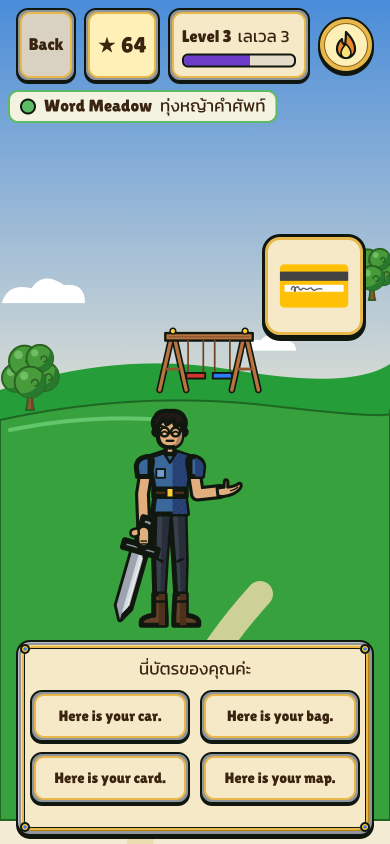
#> input picture decisions/b2b/tg1-now-sw01.png, 780 x 1688 px (shown at 1/2 size)
$ python sheets_b2b.pre-1812.py
#> lines starting #> are read from the running program, lines starting #| are printed output that depends on the picture
# Batch 2b decision sheets (one question each), from the staged v6-08 renders (/workspace/screens-v608, XP Purple) and this folder's mocks.
import textwrap
from PIL import Image, ImageDraw, ImageFont, ImageEnhance
V = '/workspace/screens-v608/png/'
BF = lambda s: ImageFont.truetype('/usr/share/fonts/truetype/dejavu/DejaVuSans-Bold.ttf', s)
RF = lambda s: ImageFont.truetype('/usr/share/fonts/truetype/dejavu/DejaVuSans.ttf', s)
INK, RED, GOLD, BG = '#3A2410', '#7A1E12', '#8A6A10', '#F4ECD8'
def im(p, w=390): i = Image.open(p).convert('RGB'); return i.resize((w, round(i.height * w / i.width)))
# [20 lines left out: functions wrap, sheet, not called in this run]
OUT = []
SRC = 'Built from the staged v6-08 renders (screens-v608, XP Purple) and this folder\'s mocks (mocks_b2b.py); Oct 31, 2026, MDT.'
# --- Pair 1: TG1 (+ D1) ---
def strip(slots, w=390):
#> called with w = 390
    S = Image.new('RGB', (w, 300), '#F6E9C8'); d = ImageDraw.Draw(S); pal = {}
#> after `S = Image.new('RGB', (w, 300), '#F6E9C8')`:
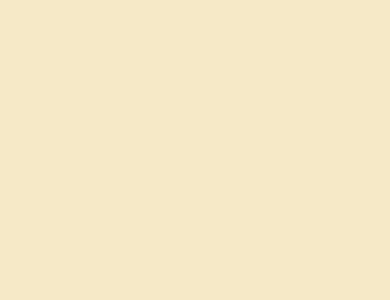
#> S: PIL image 390x300 RGB; mean R, G, B 246, 233, 200
    cols = ['#E8B84A', '#7FB8F5', '#F5A3C7', '#7FD38B', '#B79BFF', '#FFC48A', '#F2B8A0', '#C9CED6', '#E3D06B', '#9AD0C2', '#D7A6E8']
    for r, row in enumerate(slots):
        d.text((8, 10 + r * 56), f'scene {r+1}' if row and row[0] != 'T' else 'cards', fill=INK, font=BF(12))
        for c, s in enumerate(row):
            x, yy = 70 + c * 62, 6 + r * 56
            if s == 'T': d.rounded_rectangle((x, yy, x + 56, yy + 46), 8, fill='#FFFFFF', outline='#10170F', width=2); d.text((x + 8, yy + 15), 'text', fill='#5A4A3A', font=RF(12)); continue
            pal.setdefault(s, cols[len(pal) % len(cols)]); d.rounded_rectangle((x, yy, x + 56, yy + 46), 8, fill=pal[s], outline='#10170F', width=2); d.text((x + 6, yy + 15), s, fill='#10170F', font=BF(12))
#> after the loop, pal = {'01': '#E8B84A', '02': '#7FB8F5', '06': '#F5A3C7', '15': '#7FD38B', '17': '#B79BFF', '18': '#FFC48A', '19': '#F2B8A0', '24': '#C9CED6'}
    return S
A8 = ['01', '02', '06', '15', '17', '18', '19', '24']; B11 = A8 + ['11', '12', '16']
seqA = [A8[i % 8] for i in range(25)]; seqB = [B11[i % 11] for i in range(25)]
stA = strip([seqA[i*5:i*5+5] for i in range(5)]); stC = strip([A8[0:5], A8[5:8] + A8[0:2]] + [['T'] * 5] * 3)
#> after `stA = strip([seqA[i * 5:i * 5 + 5] for i in range(5)])`:
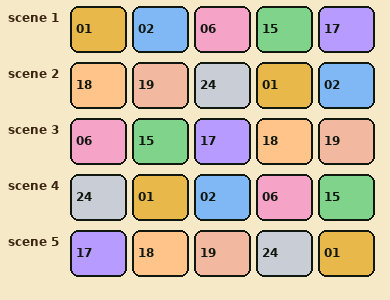
#> stA: PIL image 390x300 RGB; mean R, G, B 203.6, 190.3, 169.7
#> after `stC = strip([A8[0:5], A8[5:8] + A8[0:2]] + [['T'] * 5] * 3)`:
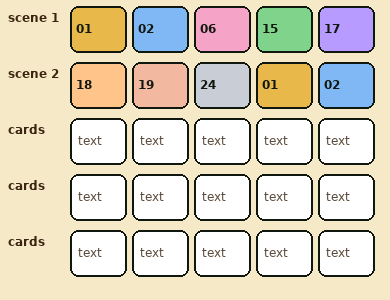
#> stC: PIL image 390x300 RGB; mean R, G, B 217.8, 210.2, 192.9
pA = Image.new('RGB', (390, 844 + 310), BG); pA.paste(im(V + '15-say-it-sight-words.png').crop((0, 0, 390, 844)) if False else im('tg1-now-sw01.png'), (0, 0)); pA.paste(stA, (0, 854))
#> after `pA = Image.new('RGB', (390, 844 + 310), BG)`:
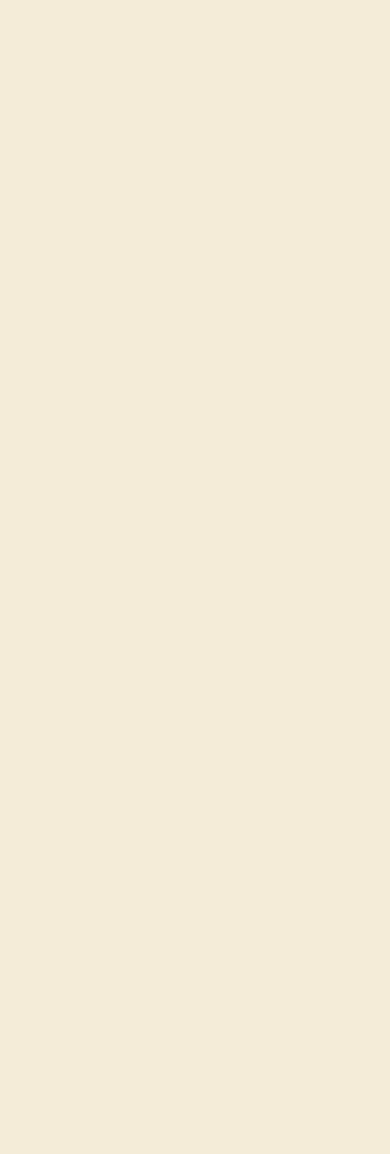
#> pA: PIL image 390x1154 RGB; mean R, G, B 244, 236, 216
#> in im, i is the input picture: PIL image 780x1688 RGB; mean R, G, B 134.6, 172, 139.1
#> in im, `return i.resize((w, round(i.height * w / i.width)))`:
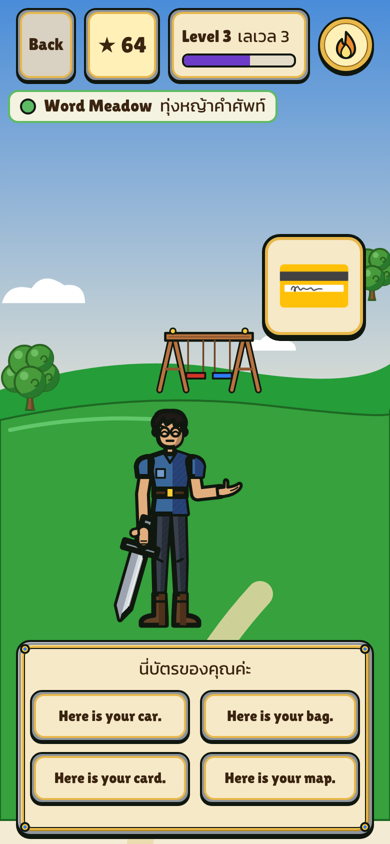
#> returned value: PIL image 390x844 RGB; mean R, G, B 134.7, 172.1, 139.2
#> after `pA.paste(im(V + '15-say-it-sight-words.png').crop((0, 0, 390, 844)) if`:
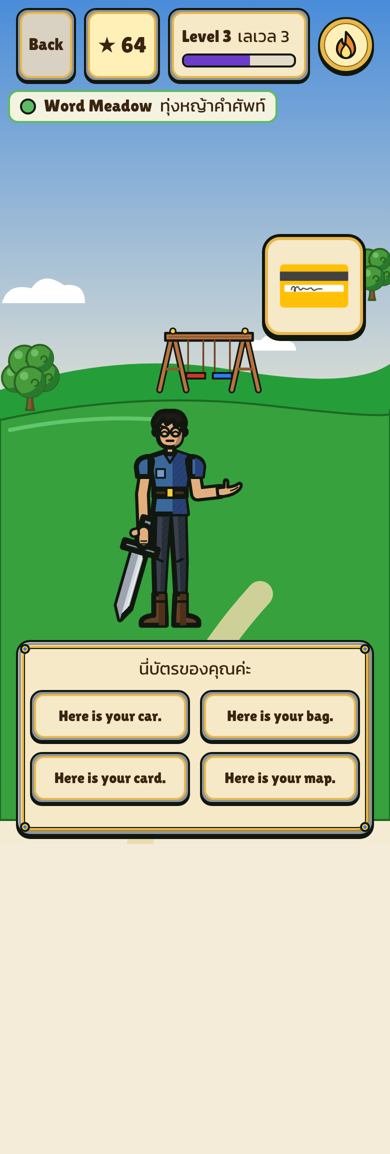
#> pA: PIL image 390x1154 RGB; mean R, G, B 164.1, 189.2, 159.8
#> after `pA.paste(stA, (0, 854))`:
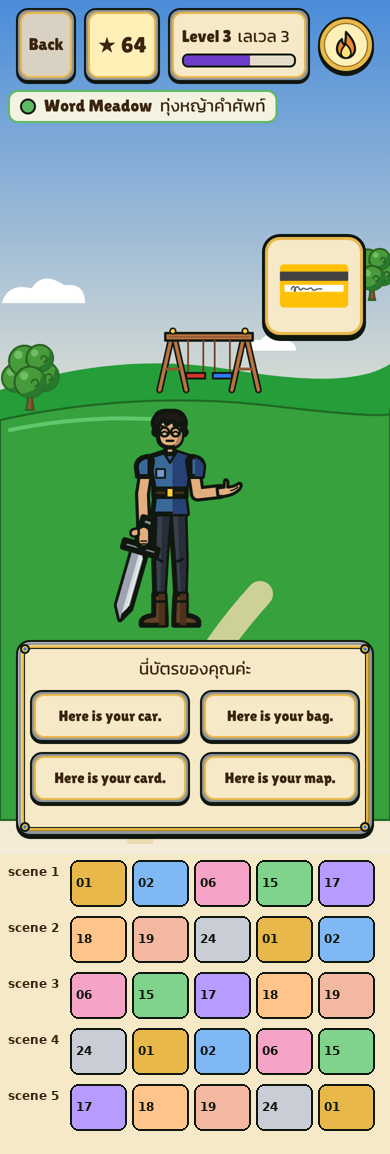
#> pA: PIL image 390x1154 RGB; mean R, G, B 153.6, 177.4, 147.8
pB = Image.new('RGB', (390, 844 + 310), BG)
for k, f in enumerate(('tg1-sw16', 'tg1-sw12', 'tg1-sw11')): pB.paste(im(f + '.png', 194).crop((0, 0, 194, 420)), ((k % 2) * 196, (k // 2) * 424))
#> (the run stopped early here; a loop or call above may not have finished)
